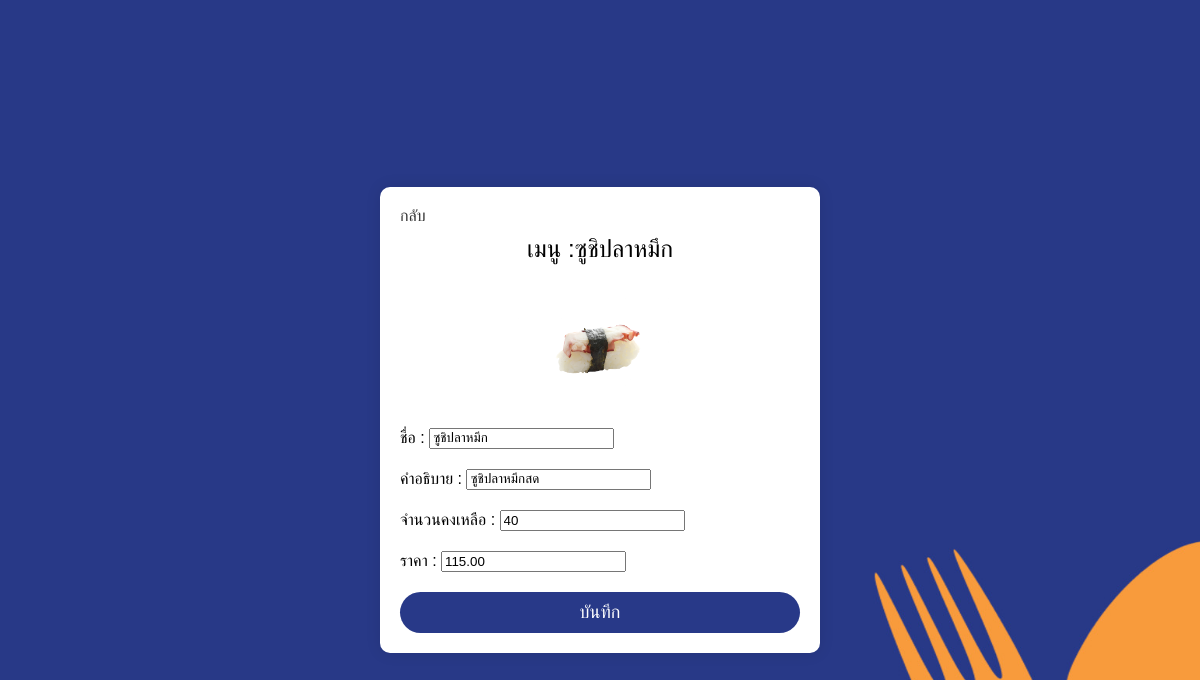
Page /c_fooditem/edit/5 (signed in) on the committed database.
### food_center/models.py (models this page shows, shortened)
class FoodItem(models.Model):
    name = models.CharField(max_length=150)
    description = models.CharField(max_length=150)
    price = models.DecimalField(max_digits=10, decimal_places=2)
    quantity = models.IntegerField()
    restaurant = models.ForeignKey(Restaurant, on_delete=models.CASCADE)  # แก้ชื่อเป็น restaurant

### food_center/views.py (the view, shortened to what this page needs)
# urls.py: path('c_fooditem/edit/<int:fooditem_id>', c_fooditemEditView.as_view(), name='c_orderEdit'),
class c_fooditemEditView(LoginRequiredMixin,PermissionRequiredMixin, View):
    login_url = '/login/'
    permission_required = ["food_center.change_cook"]
    login_url = '/login/'
    def get(self, request, fooditem_id):
        food_item = FoodItem.objects.get(id=fooditem_id)  # ใช้พารามิเตอร์ที่ถูกต้อง
        form = FoodItemEditForm(instance=food_item)
        return render(request, 'c_fooditemEdit.html', {'form': form,'food_item':food_item})

### food_center/forms.py
class FoodItemEditForm(forms.ModelForm):
    class Meta:
        model = FoodItem
        fields = ['name', 'description','quantity','price']

### food_center/templates/c_fooditemEdit.html (shortened to what this page needs)
{% load static %}
<!DOCTYPE html>
<html lang="th">
<head>
</head>
<body>
    <form method="post" class="order-container">
        <a href="{% url 'c_fooditem' %}" class="back-button">กลับ</a>
        <div class="order-title">เมนู :{{ food_item.name }}</div>
        <div class="image-container">
            {% if food_item.name == "แกงเขียวหวาน" %}
                <img src="{% static '/restaurant/thai/keaw.png' %}" alt="shop-list-img">
            {% elif food_item.name == "ข้าวผัดกระเพรา" %}
                <img src="{% static '/restaurant/thai/krapow.png' %}" alt="shop-list-img">
            {% elif food_item.name == "ต้มยำกุ้ง" %}
                <img src="{% static '/restaurant/thai/tomyum.png' %}" alt="shop-list-img">
            {% elif food_item.name == "ซูชิแซลมอน" %}
                <img src="{% static '/restaurant/japan/salmon.png' %}" alt="shop-list-img">
            {% elif food_item.name == "ซูชิปลาหมึก" %}
                <img style="width: 180px;" src="{% static '/restaurant/japan/octo.png' %}" alt="shop-list-img">
            {% elif food_item.name == "ซูชิรวม" %}
                <img src="{% static '/restaurant/japan/mix.png' %}" alt="shop-list-img">
            {% endif %}
        </div>
        <div class="note-container">
            <label>ชื่อ : </label>
            {{ form.name }}
        </div>
        <div class="note-container">
            <label>คำอธิบาย :</label>
            {{ form.description }}
        </div>
        <div class="note-container">
            <label>จำนวนคงเหลือ :</label>
            {{ form.quantity }}
        </div>
        <div class="note-container">
            <label>ราคา :</label>
            {{ form.price }}
        </div>
        <button type="submit" class="order-button">บันทึก</button>
    </form>
</body>
</html>

### rows in the picture
FoodItem: name "ซูชิปลาหมึก", description "ซูชิปลาหมึกสด", quantity "40", price "115.00"
